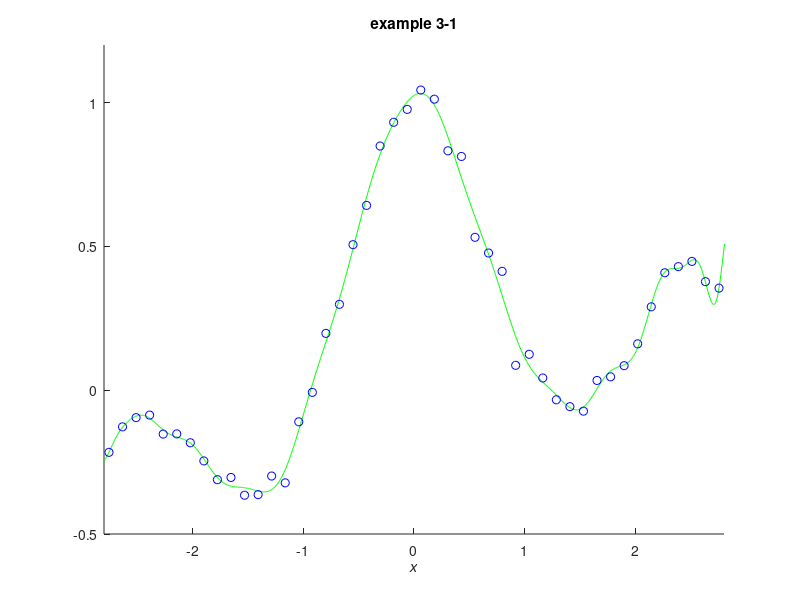

Source code (MATLAB):
%% Example 3.1 Basic Linear Regression with Least Square Method
%
% * *Result in book* : Figure 3.1
% * *Code in book* : Figure 3.2
% * *Output* : |eg3_1.png|
% * *Usage* : |eg3_1(), eg3_1(50, 1000)|
%
%% Source Code
function eg3_1(n, N)
    % init
    rng(0);
    % recommended, use it in future instead of
    % rand('state', 0); randn('state', 0);
    if nargin < 2
        n = 50; N = 1000;
    end

    % constant
    x = linspace(-3, 3, n)';
    X = linspace(-3, 3, N)';
    pix = pi * x;
    y = sin(pix) ./ pix + 0.1 * x + 0.05 * randn(n, 1);

    % base function
    p(:, 1) = ones(n, 1);
    P(:, 1) = ones(N, 1);
    for jj = 1 : 15
        p(:, 2 * jj) = sin(jj / 2 * x); p(:, 2 * jj + 1) = cos(jj / 2 * x);
        P(:, 2 * jj) = sin(jj / 2 * X); P(:, 2 * jj + 1) = cos(jj / 2 * X);
    end

    % solve
    t = p \ y;
    F = P * t;

    % plot
    figure('Name', 'example 3-1'); clf; hold on;
    plot(X, F, 'g-'); plot(x, y, 'bo');
    setFigure('example 3-1');

    % save figure
    saveas(gcf, 'eg3_1', 'png');

    % sub-function, figure setting
    function [] = setFigure( tag )
        title(tag); xlabel('\itx');
        xlim([-2.8, 2.8]); ylim([-0.5, 1.2]);
    end
end
